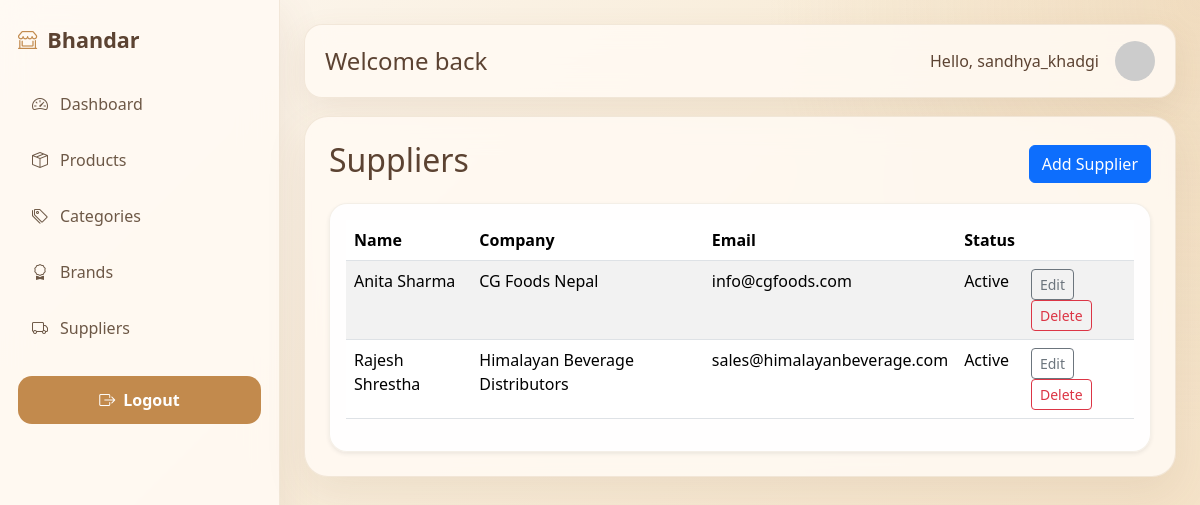
Page /suppliers/ (signed in) on the committed database.
### suppliers/models.py (models this page shows, shortened)
class Supplier(models.Model):
    name = models.CharField(max_length=150)
    company_name = models.CharField(max_length=150, blank=True)
    email = models.EmailField(blank=True)
    phone = models.CharField(max_length=20, blank=True)
    address = models.TextField(blank=True)
    is_active = models.BooleanField(default=True)
    created_at = models.DateTimeField(auto_now_add=True)
    class Meta:
        ordering = ['name']

### suppliers/views.py (the view)
# urls.py: path('', SupplierListView.as_view(), name='supplier_list'),
class SupplierListView(LoginRequiredMixin, ListView):
    model = Supplier
    template_name = 'suppliers/supplier_list.html'
    context_object_name = 'suppliers'

### templates/suppliers/supplier_list.html (shortened to what this page needs)
{% extends 'base.html' %}
{% block content %}
<div class="d-flex justify-content-between align-items-center mb-3">
    <h2>Suppliers</h2>
    <a class="btn btn-primary" href="{% url 'suppliers:supplier_create' %}">Add Supplier</a>
</div>
<div class="card shadow-sm"><div class="card-body"><table class="table table-striped"><thead><tr><th>Name</th><th>Company</th><th>Email</th><th>Status</th><th></th></tr></thead><tbody>{% for supplier in suppliers %}<tr><td>{{ supplier.name }}</td><td>{{ supplier.company_name }}</td><td>{{ supplier.email }}</td><td>{% if supplier.is_active %}Active{% else %}Inactive{% endif %}</td><td><a class="btn btn-sm btn-outline-secondary" href="{% url 'suppliers:supplier_update' supplier.pk %}">Edit</a><a class="btn btn-sm btn-outline-danger" href="{% url 'suppliers:supplier_delete' supplier.pk %}">Delete</a></td></tr>{% empty %}<tr><td colspan="5">No suppliers yet.</td></tr>{% endfor %}</tbody></table></div></div>
{% endblock %}

### templates/base.html (shortened to what this page needs)
<!DOCTYPE html>
<html lang="en">
<head>
    <link rel="stylesheet" href="https://cdn.jsdelivr.net/npm/bootstrap@5.3.3/dist/css/bootstrap.min.css">
    <link rel="stylesheet" href="https://cdn.jsdelivr.net/npm/bootstrap-icons@1.11.3/font/bootstrap-icons.css">
</head>
<body>
    <div class="page-shell">
        <aside class="sidebar">
            <a class="sidebar-brand" href="{% url 'dashboard:home' %}">
    <i class="bi bi-shop-window"></i>
                <span>Bhandar</span>
            </a>
            <div class="nav-section">
                <a class="sidebar-link{% if request.resolver_match.namespace == 'dashboard' %} active{% endif %}" href="{% url 'dashboard:home' %}"><i class="bi bi-speedometer2"></i><span>Dashboard</span></a>
                <a class="sidebar-link" href="{% url 'products:product_list' %}"><i class="bi bi-box-seam"></i><span>Products</span></a>
                <a class="sidebar-link" href="{% url 'categories:category_list' %}"><i class="bi bi-tags"></i><span>Categories</span></a>
                <a class="sidebar-link" href="{% url 'brands:brand_list' %}"><i class="bi bi-award"></i><span>Brands</span></a>
                <a class="sidebar-link" href="{% url 'suppliers:supplier_list' %}"><i class="bi bi-truck"></i><span>Suppliers</span></a>
            </div>
           <div class="mt-4">
    {% if user.is_authenticated %}
        <form method="post" action="{% url 'accounts:logout' %}">
            <button type="submit" class="logout-btn">
                <i class="bi bi-box-arrow-right"></i> Logout
            </button>
        </form>
    {% else %}
        <a href="{% url 'accounts:login' %}" class="login-btn">
            <i class="bi bi-box-arrow-in-right"></i> Login
        </a>
    {% endif %}
</div>
        </aside>
        <main class="main-content">
            <div class="topbar">
                <div>
                    <h4 class="mb-0">Welcome back</h4>
                </div>
                <div class="d-flex align-items-center gap-3">
    <span>Hello, {{ user.username }}</span>
    <img src="https://ui-avatars.com/api/?name={{ user.username }}&background=2563eb&color=fff"
         class="rounded-circle"
         width="40"
         height="40">
</div>
            </div>
            <div class="content-panel">
                {% block content %}{% endblock %}
            </div>
        </main>
    </div>
</body>
</html>

### templates/base.html (style rules this page uses)
body { margin: 0; min-height: 100vh; font-family: 'Segoe UI', Tahoma, Geneva, Verdana, sans-serif; color: #5c4332; background: linear-gradient(135deg, #fdf8f2 0%, #f8ecd8 45%, #f3dfc2 100%); }
body::before { content: ''; position: fixed; inset: 0; background: radial-gradient(circle at top right, rgba(222, 184, 135, 0.25), transparent 30%); pointer-events: none; z-index: -1; }
.page-shell { display: flex; min-height: 100vh; }
.sidebar { width: 280px; padding: 24px 18px; background: rgba(255, 250, 243, 0.88); backdrop-filter: blur(18px); border-right: 1px solid rgba(181, 148, 105, 0.18); box-shadow: 0 12px 40px rgba(133, 94, 66, 0.12); }
.sidebar-brand { display: flex; align-items: center; gap: 10px; text-decoration: none; color: #5c4332; font-size: 1.35rem; font-weight: 700; margin-bottom: 24px; }
.sidebar-brand i { font-size: 1.2rem; color: #c28a4d; }
.nav-section { margin-top: 12px; }
.sidebar-link { display: flex; align-items: center; gap: 12px; padding: 12px 14px; border-radius: 14px; color: #6d5846; text-decoration: none; transition: all 0.25s ease; margin-bottom: 8px; }
.main-content { flex: 1; padding: 24px; display: flex; flex-direction: column; gap: 18px; }
.topbar { padding: 16px 20px; background: rgba(255, 250, 243, 0.88); border: 1px solid rgba(181, 148, 105, 0.18); border-radius: 18px; box-shadow: 0 10px 30px rgba(133, 94, 66, 0.10); backdrop-filter: blur(14px); display: flex; justify-content: space-between; align-items: center; gap: 12px; }
.content-panel { padding: 24px; background: rgba(255, 250, 243, 0.88); border: 1px solid rgba(181, 148, 105, 0.18); border-radius: 24px; box-shadow: 0 16px 40px rgba(133, 94, 66, 0.10); backdrop-filter: blur(16px); }
.card { background: rgba(255, 255, 255, 0.95); color: #5c4332; border: 1px solid rgba(181, 148, 105, 0.15); border-radius: 18px; box-shadow: 0 10px 30px rgba(133, 94, 66, 0.10); transition: transform 0.25s ease, box-shadow 0.25s ease; }
.logout-btn, .login-btn { width: 100%; display: flex; justify-content: center; align-items: center; gap: 8px; padding: 12px; background: #c28a4d; color: #fff; border: none; border-radius: 14px; font-weight: 600; text-decoration: none; transition: all 0.3s ease; cursor: pointer; }

### rows in the picture
Supplier: name "Anita Sharma", company_name "CG Foods Nepal", email "info@cgfoods.com", is_active "Active"
Supplier: name "Rajesh Shrestha", company_name "Himalayan Beverage Distributors", email "sales@himalayanbeverage.com", is_active "Active"

### other values in the picture
{{ user.username }} "sandhya_khadgi"
